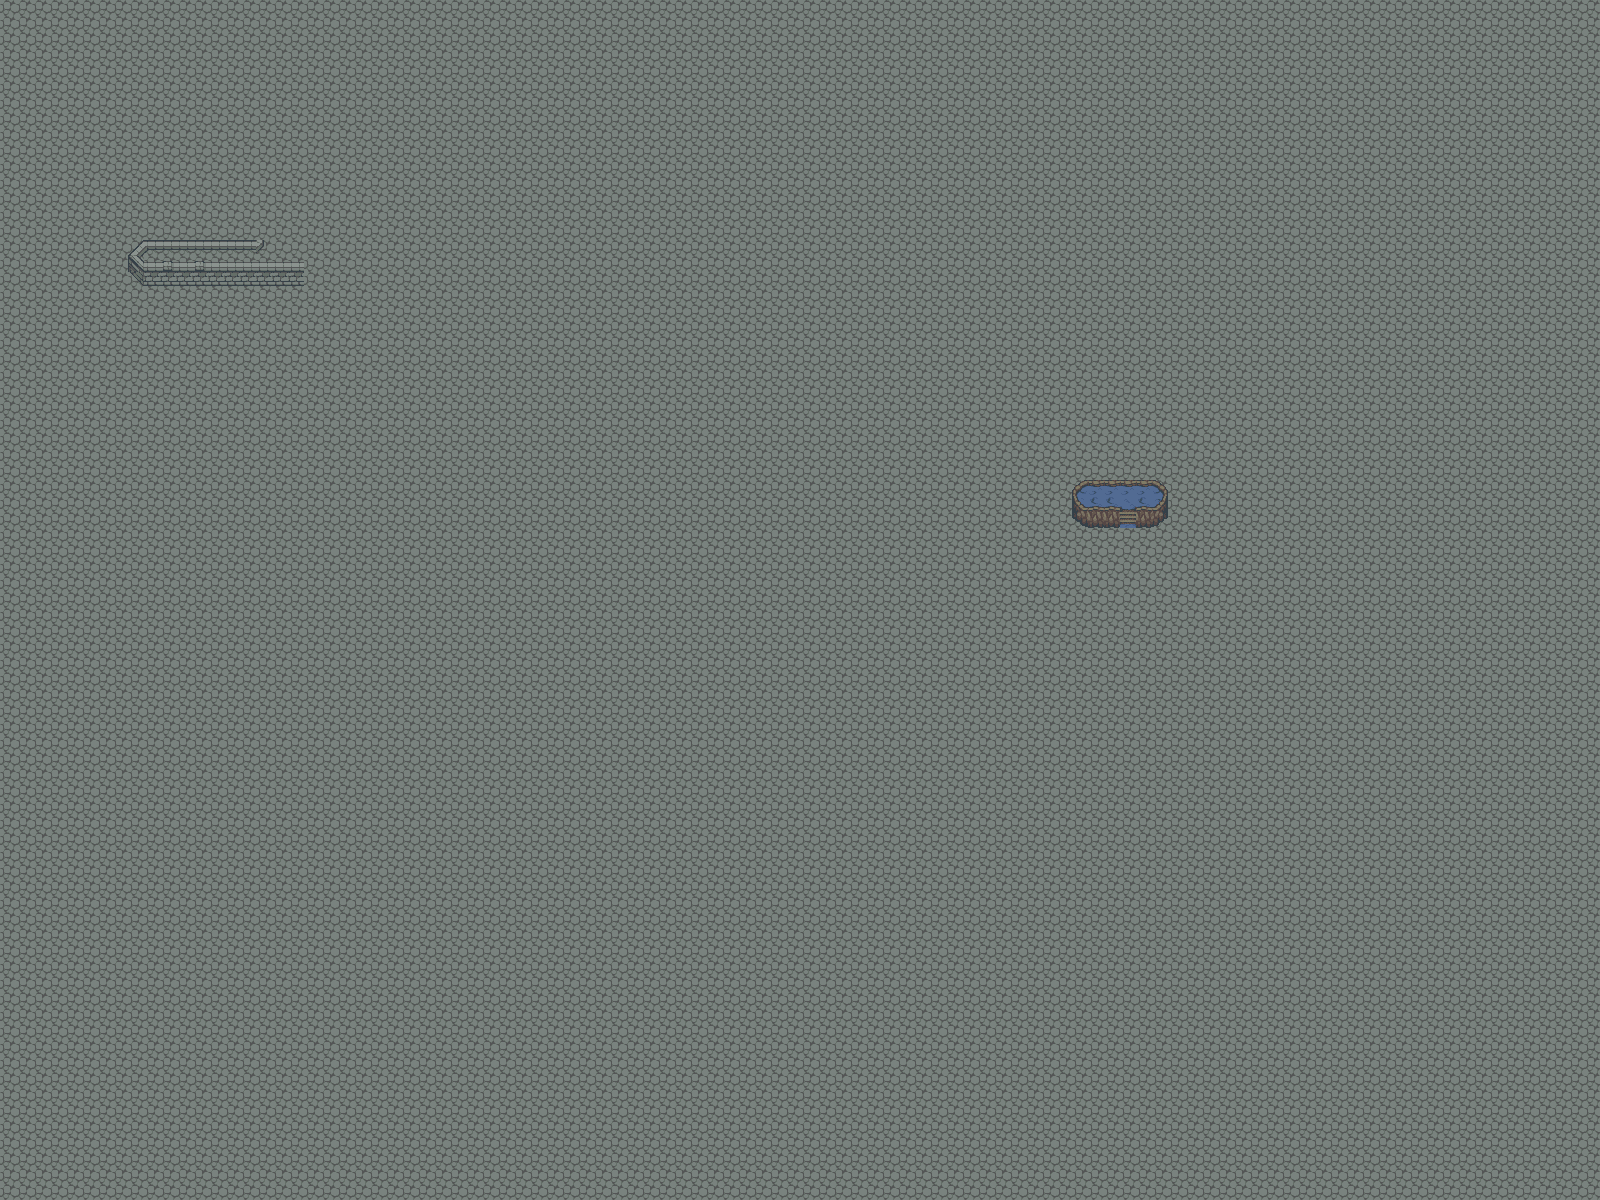

Tiled map render using the project's own tile images. Description and the map definition, with tile-layer contents summarised, below:
An orthogonal 100x75 tile map with 16x16 px tiles, 2 tile layers (Tile Layer 1, Tile Layer 2).

<map version="1.10" tiledversion="1.10.2" orientation="orthogonal" renderorder="right-down" width="100" height="75" tilewidth="16" tileheight="16" infinite="0" nextlayerid="3" nextobjectid="1">
 <editorsettings>
  <export target="darkdimension.json" format="json" />
 </editorsettings>
 <tileset firstgid="1" source="darkdimension.tsx" />
 <layer id="1" name="Tile Layer 1" width="100" height="75">
  <data>[7500 cells, 7500 non-empty, 1 distinct tile ids]</data>
 </layer>
 <layer id="2" name="Tile Layer 2" width="100" height="75">
  <data>[7500 cells, 59 non-empty, 23 distinct tile ids]</data>
 </layer>
</map>
